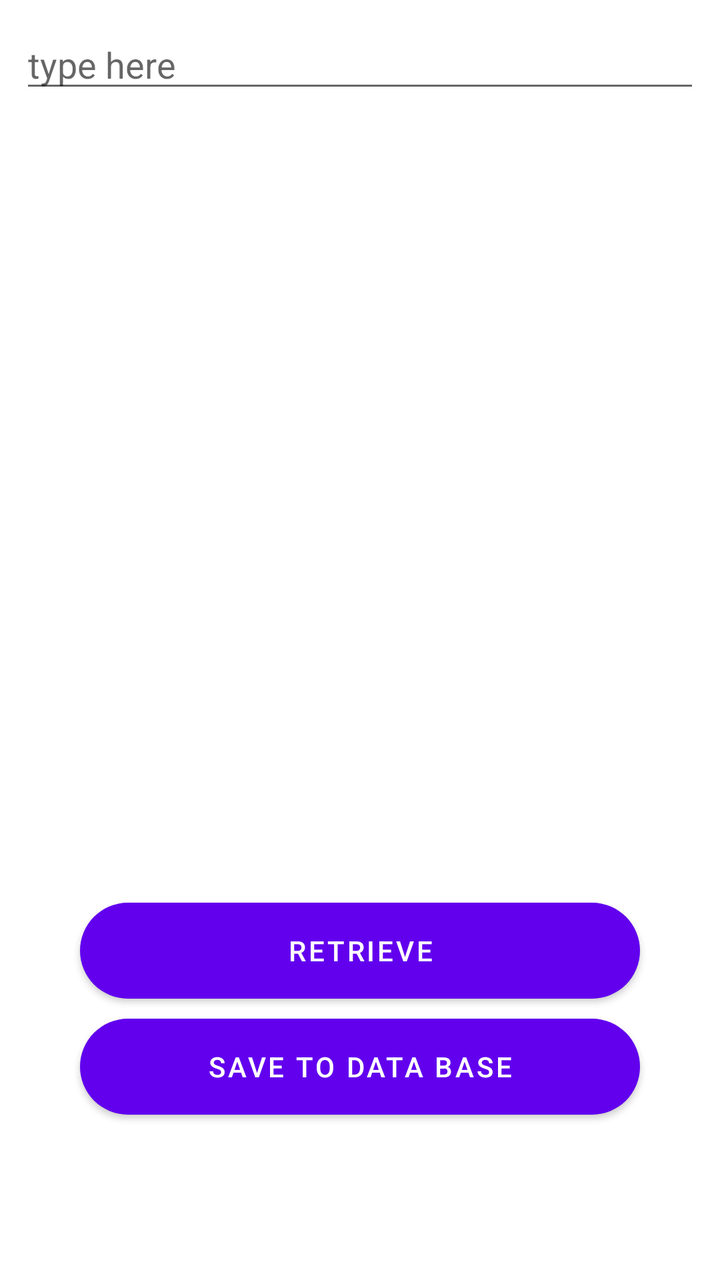
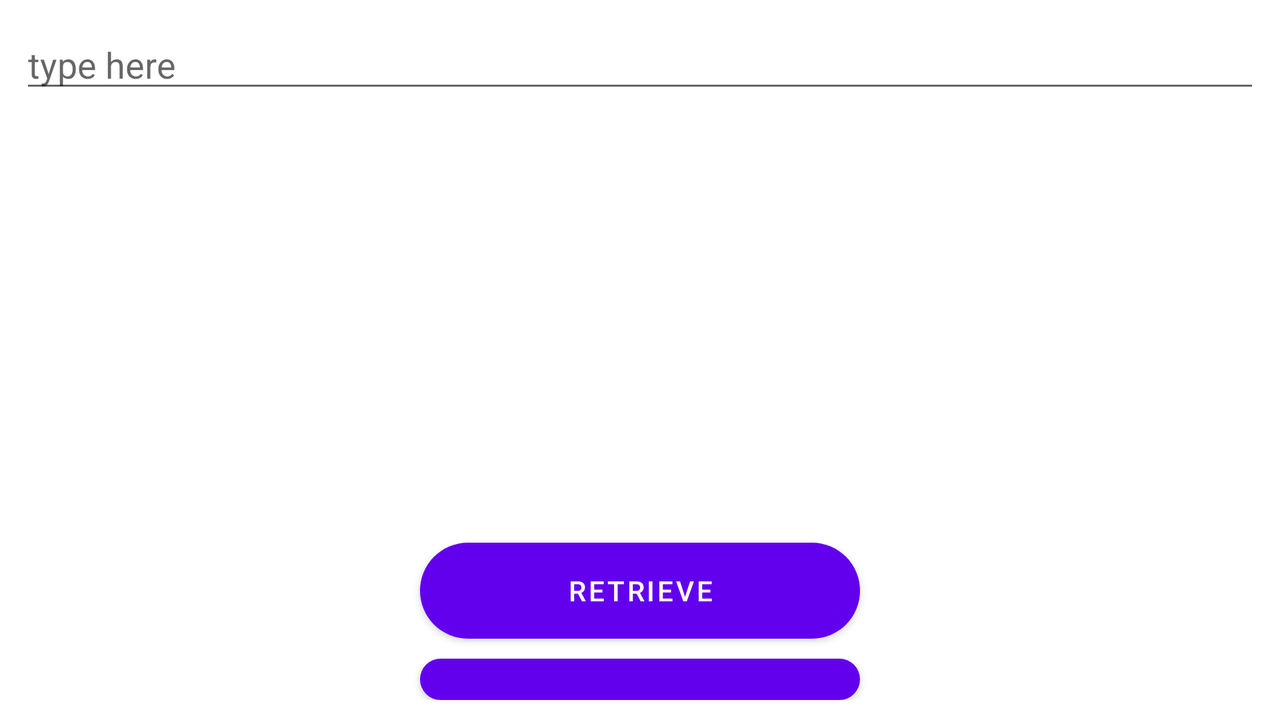

Two renders of one Android screen. The first uses the default layout on a phone; the second uses the alternative layout the repository ships for a different screen configuration, on a matching device. The two XML files are below.
<!-- AndroidManifest.xml: application theme Theme.MovieFind -->
<!-- res/layout/activity_movie_search.xml -->
<?xml version="1.0" encoding="utf-8"?>
<LinearLayout xmlns:android="http://schemas.android.com/apk/res/android"
    xmlns:tools="http://schemas.android.com/tools"
    android:layout_width="match_parent"
    android:layout_height="match_parent"
    tools:context=".MovieSearch"
    android:orientation="vertical"
    android:layout_margin="10dp">

    <EditText
        android:id="@+id/userInput"
        android:layout_width="match_parent"
        android:layout_height="wrap_content"
        android:hint="type here">
    </EditText>

    <androidx.recyclerview.widget.RecyclerView
        android:id="@+id/recyclerView"
        android:layout_width="match_parent"
        android:layout_height="400dp"
        android:layout_alignParentStart="true"
        android:layout_alignParentTop="true"
        tools:listitem="@layout/movie_card" />

    <Button
        android:id="@+id/retrieve"
        android:background="@drawable/curve_btn"
        android:layout_width="match_parent"
        android:layout_height="wrap_content"
        android:text="Retrieve"
        android:layout_marginBottom="10dp"
        android:layout_marginHorizontal="30dp"/>
    <Button
        android:id="@+id/saveToDB"
        android:background="@drawable/curve_btn"
        android:layout_width="match_parent"
        android:layout_height="wrap_content"
        android:text="save to data base"
        android:layout_marginHorizontal="30dp"/>


</LinearLayout>
<!-- res/layout/movie_card.xml (included above) -->
<?xml version="1.0" encoding="utf-8"?>
<androidx.cardview.widget.CardView xmlns:android="http://schemas.android.com/apk/res/android"
    xmlns:app="http://schemas.android.com/apk/res-auto"
    android:layout_width="match_parent"
    android:layout_height="wrap_content"
    android:layout_margin="10dp"
    app:cardElevation="20dp"
    app:layout_constraintBottom_toBottomOf="parent">

        <LinearLayout
            android:layout_width="match_parent"
            android:layout_height="match_parent"
            android:orientation="vertical"
            android:padding="8dp">

            <ImageView
                android:id="@+id/imageId"
                android:layout_width="100dp"
                android:layout_height="150dp"
                android:layout_gravity="center_horizontal"/>

            <TextView
                android:id="@+id/titleId"
                android:layout_width="match_parent"
                android:layout_height="wrap_content"
                android:textSize="20dp"
                android:textStyle="bold"/>

            <TextView
                android:id="@+id/yearId"
                android:layout_width="match_parent"
                android:layout_height="wrap_content" />

            <TextView
                android:id="@+id/ratedId"
                android:layout_width="match_parent"
                android:layout_height="wrap_content" />

            <TextView
                android:id="@+id/releasedId"
                android:layout_width="match_parent"
                android:layout_height="wrap_content" />

            <TextView
                android:id="@+id/runtimeId"
                android:layout_width="match_parent"
                android:layout_height="wrap_content" />

            <TextView
                android:id="@+id/genreId"
                android:layout_width="match_parent"
                android:layout_height="wrap_content" />

            <TextView
                android:id="@+id/directorId"
                android:layout_width="match_parent"
                android:layout_height="wrap_content" />

            <TextView
                android:id="@+id/writerId"
                android:layout_width="match_parent"
                android:layout_height="wrap_content" />

            <TextView
                android:id="@+id/actorsId"
                android:layout_width="match_parent"
                android:layout_height="wrap_content" />

            <TextView
                android:id="@+id/plotId"
                android:layout_width="match_parent"
                android:layout_height="wrap_content" />
        </LinearLayout>



</androidx.cardview.widget.CardView>
<!-- resources referenced by this layout -->
<resources>
  <!-- drawable curve_btn (drawable) -->
  <?xml version="1.0" encoding="utf-8"?>
  <shape xmlns:android="http://schemas.android.com/apk/res/android">
      <corners  android:radius="100dp"/>
      <solid android:color="@color/black"></solid>
      <stroke android:color="@color/black"></stroke>
  </shape>
  <style name="Theme.MovieFind" parent="Theme.MaterialComponents.DayNight.DarkActionBar">
          
          <item name="colorPrimary">@color/purple_500</item>
          <item name="colorPrimaryVariant">@color/purple_700</item>
          <item name="colorOnPrimary">@color/white</item>
          
          <item name="colorSecondary">@color/teal_200</item>
          <item name="colorSecondaryVariant">@color/teal_700</item>
          <item name="colorOnSecondary">@color/black</item>
          
          <item name="android:statusBarColor" tools:targetApi="l">?attr/colorPrimaryVariant</item>
          
      </style>
</resources>
<!-- res/layout-land/activity_movie_search.xml (the repository's variant of the layout above) -->
<!-- drawn on the phone turned sideways -->
<?xml version="1.0" encoding="utf-8"?>
<LinearLayout xmlns:android="http://schemas.android.com/apk/res/android"
    xmlns:tools="http://schemas.android.com/tools"
    android:layout_width="match_parent"
    android:layout_height="match_parent"
    tools:context=".MovieSearch"
    android:orientation="vertical"
    android:layout_margin="10dp">

    <EditText
        android:id="@+id/userInput"
        android:layout_width="match_parent"
        android:layout_height="wrap_content"
        android:hint="type here">
    </EditText>

    <androidx.recyclerview.widget.RecyclerView
        android:id="@+id/recyclerView"
        android:layout_width="match_parent"
        android:layout_height="220dp"
        android:layout_alignParentStart="true"
        android:layout_alignParentTop="true"
        tools:listitem="@layout/movie_card" />

    <LinearLayout
        android:layout_width="match_parent"
        android:layout_height="wrap_content"
        android:orientation="vertical">
        <Button
            android:id="@+id/retrieve"
            android:background="@drawable/curve_btn"
            android:layout_width="match_parent"
            android:layout_height="wrap_content"
            android:text="Retrieve"
            android:layout_marginBottom="10dp"
            android:layout_marginHorizontal="200dp"/>
        <Button
            android:id="@+id/saveToDB"
            android:background="@drawable/curve_btn"
            android:layout_width="match_parent"
            android:layout_height="wrap_content"
            android:text="save to data base"
            android:layout_marginHorizontal="200dp"
            android:layout_gravity="right"/>
    </LinearLayout>



</LinearLayout>
